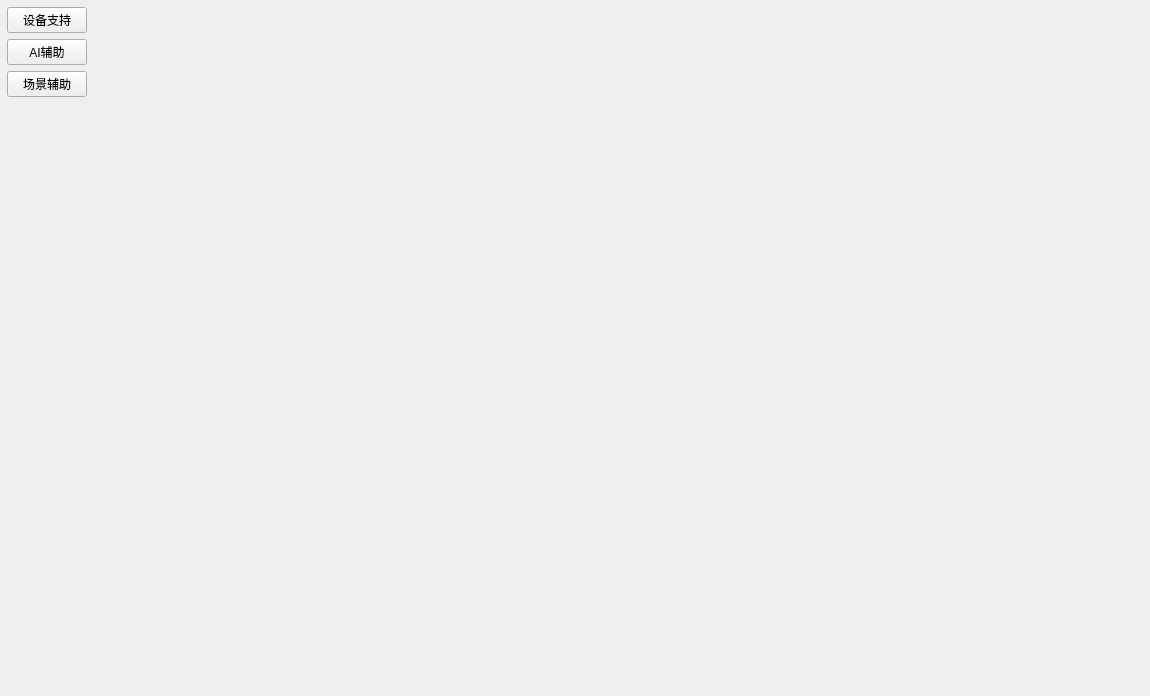
<?xml version="1.0" encoding="UTF-8"?>
<ui version="4.0">
 <class>AICenter_UI_1Class</class>
 <widget class="QMainWindow" name="AICenter_UI_1Class">
  <property name="geometry">
   <rect>
    <x>0</x>
    <y>0</y>
    <width>1150</width>
    <height>696</height>
   </rect>
  </property>
  <property name="windowTitle">
   <string>AICenter_UI_1</string>
  </property>
  <widget class="QWidget" name="centralWidget">
   <layout class="QVBoxLayout" name="verticalLayout_4">
    <property name="leftMargin">
     <number>7</number>
    </property>
    <property name="topMargin">
     <number>7</number>
    </property>
    <property name="rightMargin">
     <number>7</number>
    </property>
    <property name="bottomMargin">
     <number>7</number>
    </property>
    <item>
     <widget class="QWidget" name="MainWidget" native="true">
      <layout class="QVBoxLayout" name="verticalLayout_3">
       <property name="spacing">
        <number>0</number>
       </property>
       <property name="leftMargin">
        <number>0</number>
       </property>
       <property name="topMargin">
        <number>0</number>
       </property>
       <property name="rightMargin">
        <number>0</number>
       </property>
       <property name="bottomMargin">
        <number>0</number>
       </property>
       <item>
        <widget class="QWidget" name="TopWidget" native="true">
         <layout class="QVBoxLayout" name="verticalLayout">
          <property name="spacing">
           <number>0</number>
          </property>
          <property name="leftMargin">
           <number>0</number>
          </property>
          <property name="topMargin">
           <number>0</number>
          </property>
          <property name="rightMargin">
           <number>0</number>
          </property>
          <property name="bottomMargin">
           <number>0</number>
          </property>
          <item>
           <widget class="TitleBar" name="TitleWidget" native="true"/>
          </item>
         </layout>
        </widget>
       </item>
       <item>
        <layout class="QHBoxLayout" name="horizontalLayout">
         <item>
          <layout class="QVBoxLayout" name="verticalLayout_2">
           <item>
            <widget class="QPushButton" name="Device_Support_Button">
             <property name="text">
              <string>设备支持</string>
             </property>
            </widget>
           </item>
           <item>
            <widget class="QPushButton" name="AI_Assist_Button">
             <property name="text">
              <string>AI辅助</string>
             </property>
            </widget>
           </item>
           <item>
            <widget class="QPushButton" name="Scene_Assist_Button">
             <property name="text">
              <string>场景辅助</string>
             </property>
            </widget>
           </item>
           <item>
            <spacer name="verticalSpacer">
             <property name="orientation">
              <enum>Qt::Vertical</enum>
             </property>
             <property name="sizeHint" stdset="0">
              <size>
               <width>20</width>
               <height>40</height>
              </size>
             </property>
            </spacer>
           </item>
          </layout>
         </item>
         <item>
          <widget class="QStackedWidget" name="stackedWidget">
           <property name="currentIndex">
            <number>1</number>
           </property>
           <widget class="Device_Support" name="page"/>
           <widget class="AI_Assist" name="page_2"/>
          </widget>
         </item>
        </layout>
       </item>
      </layout>
     </widget>
    </item>
   </layout>
  </widget>
 </widget>
 <layoutdefault spacing="6" margin="11"/>
 <customwidgets>
  <customwidget>
   <class>TitleBar</class>
   <extends>QWidget</extends>
   <header>TitleBar.h</header>
   <container>1</container>
  </customwidget>
  <customwidget>
   <class>AI_Assist</class>
   <extends>QWidget</extends>
   <header>AI_Assist.h</header>
   <container>1</container>
  </customwidget>
  <customwidget>
   <class>Device_Support</class>
   <extends>QWidget</extends>
   <header>Device_Support.h</header>
   <container>1</container>
  </customwidget>
 </customwidgets>
 <resources>
  <include location="AICenter_UI_1.qrc"/>
 </resources>
 <connections/>
</ui>
